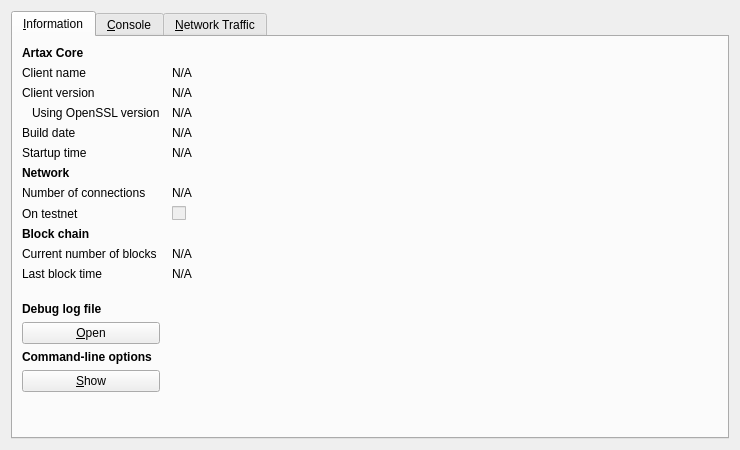
<?xml version="1.0" encoding="UTF-8"?>
<ui version="4.0">
 <class>RPCConsole</class>
 <widget class="QDialog" name="RPCConsole">
  <property name="geometry">
   <rect>
    <x>0</x>
    <y>0</y>
    <width>740</width>
    <height>450</height>
   </rect>
  </property>
  <property name="windowTitle">
   <string>Artax - Debug window</string>
  </property>
  <layout class="QVBoxLayout" name="verticalLayout_2">
   <item>
    <widget class="QTabWidget" name="tabWidget">
     <property name="currentIndex">
      <number>0</number>
     </property>
     <widget class="QWidget" name="tab_info">
      <attribute name="title">
       <string>&amp;Information</string>
      </attribute>
      <layout class="QGridLayout" name="gridLayout" columnstretch="0,1">
       <property name="horizontalSpacing">
        <number>12</number>
       </property>
       <item row="0" column="0">
        <widget class="QLabel" name="label_9">
         <property name="font">
          <font>
           <weight>75</weight>
           <bold>true</bold>
          </font>
         </property>
         <property name="text">
          <string>Artax Core</string>
         </property>
        </widget>
       </item>
       <item row="1" column="0">
        <widget class="QLabel" name="label_5">
         <property name="text">
          <string>Client name</string>
         </property>
        </widget>
       </item>
       <item row="1" column="1">
        <widget class="QLabel" name="clientName">
         <property name="cursor">
          <cursorShape>IBeamCursor</cursorShape>
         </property>
         <property name="text">
          <string>N/A</string>
         </property>
         <property name="textFormat">
          <enum>Qt::PlainText</enum>
         </property>
         <property name="textInteractionFlags">
          <set>Qt::LinksAccessibleByMouse|Qt::TextSelectableByKeyboard|Qt::TextSelectableByMouse</set>
         </property>
        </widget>
       </item>
       <item row="2" column="0">
        <widget class="QLabel" name="label_6">
         <property name="text">
          <string>Client version</string>
         </property>
        </widget>
       </item>
       <item row="2" column="1">
        <widget class="QLabel" name="clientVersion">
         <property name="cursor">
          <cursorShape>IBeamCursor</cursorShape>
         </property>
         <property name="text">
          <string>N/A</string>
         </property>
         <property name="textFormat">
          <enum>Qt::PlainText</enum>
         </property>
         <property name="textInteractionFlags">
          <set>Qt::LinksAccessibleByMouse|Qt::TextSelectableByKeyboard|Qt::TextSelectableByMouse</set>
         </property>
        </widget>
       </item>
       <item row="3" column="0">
        <widget class="QLabel" name="label_14">
         <property name="text">
          <string>Using OpenSSL version</string>
         </property>
         <property name="indent">
          <number>10</number>
         </property>
        </widget>
       </item>
       <item row="3" column="1">
        <widget class="QLabel" name="openSSLVersion">
         <property name="cursor">
          <cursorShape>IBeamCursor</cursorShape>
         </property>
         <property name="text">
          <string>N/A</string>
         </property>
         <property name="textFormat">
          <enum>Qt::PlainText</enum>
         </property>
         <property name="textInteractionFlags">
          <set>Qt::LinksAccessibleByMouse|Qt::TextSelectableByKeyboard|Qt::TextSelectableByMouse</set>
         </property>
        </widget>
       </item>
       <item row="4" column="0">
        <widget class="QLabel" name="label_12">
         <property name="text">
          <string>Build date</string>
         </property>
        </widget>
       </item>
       <item row="4" column="1">
        <widget class="QLabel" name="buildDate">
         <property name="cursor">
          <cursorShape>IBeamCursor</cursorShape>
         </property>
         <property name="text">
          <string>N/A</string>
         </property>
         <property name="textFormat">
          <enum>Qt::PlainText</enum>
         </property>
         <property name="textInteractionFlags">
          <set>Qt::LinksAccessibleByMouse|Qt::TextSelectableByKeyboard|Qt::TextSelectableByMouse</set>
         </property>
        </widget>
       </item>
       <item row="5" column="0">
        <widget class="QLabel" name="label_13">
         <property name="text">
          <string>Startup time</string>
         </property>
        </widget>
       </item>
       <item row="5" column="1">
        <widget class="QLabel" name="startupTime">
         <property name="cursor">
          <cursorShape>IBeamCursor</cursorShape>
         </property>
         <property name="text">
          <string>N/A</string>
         </property>
         <property name="textFormat">
          <enum>Qt::PlainText</enum>
         </property>
         <property name="textInteractionFlags">
          <set>Qt::LinksAccessibleByMouse|Qt::TextSelectableByKeyboard|Qt::TextSelectableByMouse</set>
         </property>
        </widget>
       </item>
       <item row="6" column="0">
        <widget class="QLabel" name="label_11">
         <property name="font">
          <font>
           <weight>75</weight>
           <bold>true</bold>
          </font>
         </property>
         <property name="text">
          <string>Network</string>
         </property>
        </widget>
       </item>
       <item row="7" column="0">
        <widget class="QLabel" name="label_7">
         <property name="text">
          <string>Number of connections</string>
         </property>
        </widget>
       </item>
       <item row="7" column="1">
        <widget class="QLabel" name="numberOfConnections">
         <property name="cursor">
          <cursorShape>IBeamCursor</cursorShape>
         </property>
         <property name="text">
          <string>N/A</string>
         </property>
         <property name="textFormat">
          <enum>Qt::PlainText</enum>
         </property>
         <property name="textInteractionFlags">
          <set>Qt::LinksAccessibleByMouse|Qt::TextSelectableByKeyboard|Qt::TextSelectableByMouse</set>
         </property>
        </widget>
       </item>
       <item row="8" column="0">
        <widget class="QLabel" name="label_8">
         <property name="text">
          <string>On testnet</string>
         </property>
        </widget>
       </item>
       <item row="8" column="1">
        <widget class="QCheckBox" name="isTestNet">
         <property name="enabled">
          <bool>false</bool>
         </property>
         <property name="text">
          <string/>
         </property>
        </widget>
       </item>
       <item row="9" column="0">
        <widget class="QLabel" name="label_10">
         <property name="font">
          <font>
           <weight>75</weight>
           <bold>true</bold>
          </font>
         </property>
         <property name="text">
          <string>Block chain</string>
         </property>
        </widget>
       </item>
       <item row="10" column="0">
        <widget class="QLabel" name="label_3">
         <property name="text">
          <string>Current number of blocks</string>
         </property>
        </widget>
       </item>
       <item row="10" column="1">
        <widget class="QLabel" name="numberOfBlocks">
         <property name="cursor">
          <cursorShape>IBeamCursor</cursorShape>
         </property>
         <property name="text">
          <string>N/A</string>
         </property>
         <property name="textFormat">
          <enum>Qt::PlainText</enum>
         </property>
         <property name="textInteractionFlags">
          <set>Qt::LinksAccessibleByMouse|Qt::TextSelectableByKeyboard|Qt::TextSelectableByMouse</set>
         </property>
        </widget>
       </item>
       <item row="11" column="0">
        <widget class="QLabel" name="label_2">
         <property name="text">
          <string>Last block time</string>
         </property>
        </widget>
       </item>
       <item row="11" column="1">
        <widget class="QLabel" name="lastBlockTime">
         <property name="cursor">
          <cursorShape>IBeamCursor</cursorShape>
         </property>
         <property name="text">
          <string>N/A</string>
         </property>
         <property name="textFormat">
          <enum>Qt::PlainText</enum>
         </property>
         <property name="textInteractionFlags">
          <set>Qt::LinksAccessibleByMouse|Qt::TextSelectableByKeyboard|Qt::TextSelectableByMouse</set>
         </property>
        </widget>
       </item>
       <item row="12" column="0">
        <spacer name="verticalSpacer_2">
         <property name="orientation">
          <enum>Qt::Vertical</enum>
         </property>
         <property name="sizeHint" stdset="0">
          <size>
           <width>20</width>
           <height>20</height>
          </size>
         </property>
        </spacer>
       </item>
       <item row="13" column="0">
        <widget class="QLabel" name="labelDebugLogfile">
         <property name="font">
          <font>
           <weight>75</weight>
           <bold>true</bold>
          </font>
         </property>
         <property name="text">
          <string>Debug log file</string>
         </property>
        </widget>
       </item>
       <item row="14" column="0">
        <widget class="QPushButton" name="openDebugLogfileButton">
         <property name="toolTip">
          <string>Open the Artax debug log file from the current data directory. This can take a few seconds for large log files.</string>
         </property>
         <property name="text">
          <string>&amp;Open</string>
         </property>
         <property name="autoDefault">
          <bool>false</bool>
         </property>
        </widget>
       </item>
       <item row="15" column="0">
        <widget class="QLabel" name="labelCLOptions">
         <property name="font">
          <font>
           <weight>75</weight>
           <bold>true</bold>
          </font>
         </property>
         <property name="text">
          <string>Command-line options</string>
         </property>
        </widget>
       </item>
       <item row="16" column="0">
        <widget class="QPushButton" name="showCLOptionsButton">
         <property name="toolTip">
          <string>Show the Artax-Qt help message to get a list with possible Artax command-line options.</string>
         </property>
         <property name="text">
          <string>&amp;Show</string>
         </property>
         <property name="autoDefault">
          <bool>false</bool>
         </property>
        </widget>
       </item>
       <item row="17" column="0">
        <spacer name="verticalSpacer">
         <property name="orientation">
          <enum>Qt::Vertical</enum>
         </property>
         <property name="sizeHint" stdset="0">
          <size>
           <width>20</width>
           <height>40</height>
          </size>
         </property>
        </spacer>
       </item>
      </layout>
     </widget>
     <widget class="QWidget" name="tab_console">
      <attribute name="title">
       <string>&amp;Console</string>
      </attribute>
      <layout class="QVBoxLayout" name="verticalLayout_3">
       <property name="spacing">
        <number>3</number>
       </property>
       <item>
        <widget class="QTextEdit" name="messagesWidget">
         <property name="minimumSize">
          <size>
           <width>0</width>
           <height>100</height>
          </size>
         </property>
         <property name="readOnly">
          <bool>true</bool>
         </property>
         <property name="tabKeyNavigation" stdset="0">
          <bool>false</bool>
         </property>
         <property name="columnCount" stdset="0">
          <number>2</number>
         </property>
        </widget>
       </item>
       <item>
        <layout class="QHBoxLayout" name="horizontalLayout">
         <property name="spacing">
          <number>3</number>
         </property>
         <item>
          <widget class="QLabel" name="label">
           <property name="text">
            <string notr="true">&gt;</string>
           </property>
          </widget>
         </item>
         <item>
          <widget class="QLineEdit" name="lineEdit"/>
         </item>
         <item>
          <widget class="QPushButton" name="clearButton">
           <property name="maximumSize">
            <size>
             <width>24</width>
             <height>24</height>
            </size>
           </property>
           <property name="toolTip">
            <string>Clear console</string>
           </property>
           <property name="text">
            <string/>
           </property>
           <property name="icon">
            <iconset resource="../bitcoin.qrc">
             <normaloff>:/icons/remove</normaloff>:/icons/remove</iconset>
           </property>
           <property name="shortcut">
            <string notr="true">Ctrl+L</string>
           </property>
           <property name="autoDefault">
            <bool>false</bool>
           </property>
          </widget>
         </item>
        </layout>
       </item>
      </layout>
     </widget>
     <widget class="QWidget" name="tab">
      <attribute name="title">
       <string>&amp;Network Traffic</string>
      </attribute>
      <layout class="QHBoxLayout" name="horizontalLayout_3">
       <item>
        <layout class="QVBoxLayout" name="verticalLayout_4">
         <item>
          <widget class="TrafficGraphWidget" name="trafficGraph" native="true">
           <property name="sizePolicy">
            <sizepolicy hsizetype="Expanding" vsizetype="Expanding">
             <horstretch>0</horstretch>
             <verstretch>0</verstretch>
            </sizepolicy>
           </property>
          </widget>
         </item>
         <item>
          <layout class="QHBoxLayout" name="horizontalLayout_2">
           <item>
            <widget class="QSlider" name="sldGraphRange">
             <property name="minimum">
              <number>1</number>
             </property>
             <property name="maximum">
              <number>288</number>
             </property>
             <property name="pageStep">
              <number>12</number>
             </property>
             <property name="value">
              <number>6</number>
             </property>
             <property name="orientation">
              <enum>Qt::Horizontal</enum>
             </property>
            </widget>
           </item>
           <item>
            <widget class="QLabel" name="lblGraphRange">
             <property name="minimumSize">
              <size>
               <width>100</width>
               <height>0</height>
              </size>
             </property>
             <property name="alignment">
              <set>Qt::AlignCenter</set>
             </property>
            </widget>
           </item>
           <item>
            <widget class="QPushButton" name="btnClearTrafficGraph">
             <property name="text">
              <string>&amp;Clear</string>
             </property>
            </widget>
           </item>
          </layout>
         </item>
        </layout>
       </item>
       <item>
        <layout class="QVBoxLayout" name="verticalLayout">
         <item>
          <widget class="QGroupBox" name="groupBox">
           <property name="title">
            <string>Totals</string>
           </property>
           <layout class="QVBoxLayout" name="verticalLayout_5">
            <item>
             <layout class="QHBoxLayout" name="horizontalLayout_4">
              <item>
               <widget class="Line" name="line">
                <property name="sizePolicy">
                 <sizepolicy hsizetype="Fixed" vsizetype="Fixed">
                  <horstretch>0</horstretch>
                  <verstretch>0</verstretch>
                 </sizepolicy>
                </property>
                <property name="minimumSize">
                 <size>
                  <width>10</width>
                  <height>0</height>
                 </size>
                </property>
                <property name="palette">
                 <palette>
                  <active>
                   <colorrole role="Light">
                    <brush brushstyle="SolidPattern">
                     <color alpha="255">
                      <red>0</red>
                      <green>255</green>
                      <blue>0</blue>
                     </color>
                    </brush>
                   </colorrole>
                  </active>
                  <inactive>
                   <colorrole role="Light">
                    <brush brushstyle="SolidPattern">
                     <color alpha="255">
                      <red>0</red>
                      <green>255</green>
                      <blue>0</blue>
                     </color>
                    </brush>
                   </colorrole>
                  </inactive>
                  <disabled>
                   <colorrole role="Light">
                    <brush brushstyle="SolidPattern">
                     <color alpha="255">
                      <red>0</red>
                      <green>255</green>
                      <blue>0</blue>
                     </color>
                    </brush>
                   </colorrole>
                  </disabled>
                 </palette>
                </property>
                <property name="orientation">
                 <enum>Qt::Horizontal</enum>
                </property>
               </widget>
              </item>
              <item>
               <widget class="QLabel" name="label_16">
                <property name="text">
                 <string>In:</string>
                </property>
               </widget>
              </item>
              <item>
               <widget class="QLabel" name="lblBytesIn">
                <property name="minimumSize">
                 <size>
                  <width>50</width>
                  <height>0</height>
                 </size>
                </property>
                <property name="alignment">
                 <set>Qt::AlignRight|Qt::AlignTrailing|Qt::AlignVCenter</set>
                </property>
               </widget>
              </item>
             </layout>
            </item>
            <item>
             <layout class="QHBoxLayout" name="horizontalLayout_5">
              <item>
               <widget class="Line" name="line_2">
                <property name="sizePolicy">
                 <sizepolicy hsizetype="Fixed" vsizetype="Fixed">
                  <horstretch>0</horstretch>
                  <verstretch>0</verstretch>
                 </sizepolicy>
                </property>
                <property name="minimumSize">
                 <size>
                  <width>10</width>
                  <height>0</height>
                 </size>
                </property>
                <property name="palette">
                 <palette>
                  <active>
                   <colorrole role="Light">
                    <brush brushstyle="SolidPattern">
                     <color alpha="255">
                      <red>255</red>
                      <green>0</green>
                      <blue>0</blue>
                     </color>
                    </brush>
                   </colorrole>
                  </active>
                  <inactive>
                   <colorrole role="Light">
                    <brush brushstyle="SolidPattern">
                     <color alpha="255">
                      <red>255</red>
                      <green>0</green>
                      <blue>0</blue>
                     </color>
                    </brush>
                   </colorrole>
                  </inactive>
                  <disabled>
                   <colorrole role="Light">
                    <brush brushstyle="SolidPattern">
                     <color alpha="255">
                      <red>255</red>
                      <green>0</green>
                      <blue>0</blue>
                     </color>
                    </brush>
                   </colorrole>
                  </disabled>
                 </palette>
                </property>
                <property name="orientation">
                 <enum>Qt::Horizontal</enum>
                </property>
               </widget>
              </item>
              <item>
               <widget class="QLabel" name="label_17">
                <property name="text">
                 <string>Out:</string>
                </property>
               </widget>
              </item>
              <item>
               <widget class="QLabel" name="lblBytesOut">
                <property name="minimumSize">
                 <size>
                  <width>50</width>
                  <height>0</height>
                 </size>
                </property>
                <property name="alignment">
                 <set>Qt::AlignRight|Qt::AlignTrailing|Qt::AlignVCenter</set>
                </property>
               </widget>
              </item>
             </layout>
            </item>
            <item>
             <spacer name="verticalSpacer_4">
              <property name="orientation">
               <enum>Qt::Vertical</enum>
              </property>
              <property name="sizeHint" stdset="0">
               <size>
                <width>20</width>
                <height>407</height>
               </size>
              </property>
             </spacer>
            </item>
           </layout>
          </widget>
         </item>
        </layout>
       </item>
      </layout>
     </widget>
    </widget>
   </item>
  </layout>
 </widget>
 <customwidgets>
  <customwidget>
   <class>TrafficGraphWidget</class>
   <extends>QWidget</extends>
   <header>trafficgraphwidget.h</header>
   <container>1</container>
   <slots>
    <slot>clear()</slot>
   </slots>
  </customwidget>
 </customwidgets>
 <resources>
  <include location="../bitcoin.qrc"/>
 </resources>
 <connections/>
</ui>
